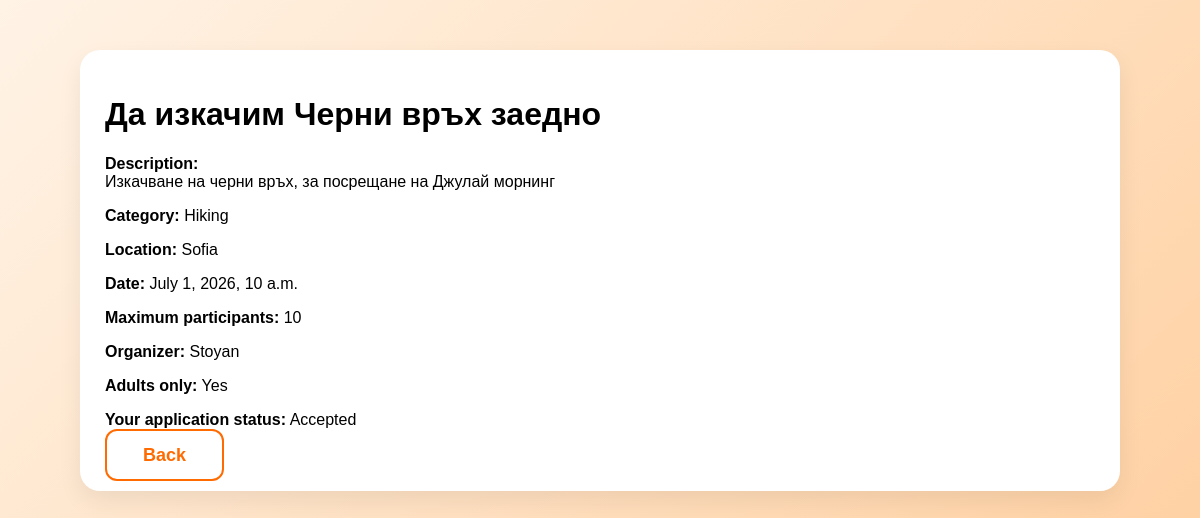
The app's page /events/1/ (signed in) with its own data.
### events/models.py (models this page shows, shortened)
class Event(models.Model):
    CATEGORY_CHOICES = [
        ("sport", "Sport"),
        ("party", "Party"),
        ("festival", "Festival"),
        ("hiking", "Hiking"),
        ("cinema", "Cinema"),
        ("concert", "Concert"),
        ("games", "Board Games"),
        ("other", "Other"),
    ]
    organizer = models.ForeignKey(
        User,
        on_delete=models.CASCADE,
        related_name="created_events"
    )
    title = models.CharField(max_length=100)
    description = models.TextField()
    category = models.CharField(
        max_length=50,
        choices=CATEGORY_CHOICES
    )
    location = models.CharField(max_length=150)
    date_time = models.DateTimeField()
    max_participants = models.PositiveIntegerField()
    is_adults_only = models.BooleanField(default=False)
    created_at = models.DateTimeField(auto_now_add=True)

### applications/models.py (models this page shows, shortened)
class Application(models.Model):
    STATUS_CHOICES = [
        ("pending", "Pending"),
        ("accepted", "Accepted"),
        ("rejected", "Rejected"),
    ]
    event = models.ForeignKey(
        Event,
        on_delete=models.CASCADE,
        related_name="applications"
    )
    applicant = models.ForeignKey(
        User,
        on_delete=models.CASCADE,
        related_name="event_applications"
    )
    status = models.CharField(
        max_length=20,
        choices=STATUS_CHOICES,
        default="pending"
    )
    created_at = models.DateTimeField(auto_now_add=True)
    class Meta:
        unique_together = ("event", "applicant")

### events/views.py (the view)
# urls.py: path("<int:event_id>/", views.event_details_view, name="event_details"),
def event_details_view(request, event_id):
    event = Event.objects.get(id=event_id)
    user_application = None
    if request.user.is_authenticated:
        user_application = Application.objects.filter(
            event=event,
            applicant=request.user
        ).first()
    return render(request, "events/event_details.html", {
        "event": event,
        "user_application": user_application,
    })

### events/templates/events/event_details.html (shortened to what this page needs)
{% extends "base.html" %}
{% block content %}
<div class="page-container">
    <div class="event-card">
        <h1>{{ event.title }}</h1>
        <p>
            <strong>Description:</strong><br>
            {{ event.description }}
        </p>
        <p>
            <strong>Category:</strong>
            {{ event.get_category_display }}
        </p>
        <p>
            <strong>Location:</strong>
            {{ event.location }}
        </p>
        <p>
            <strong>Date:</strong>
            {{ event.date_time }}
        </p>
        <p>
            <strong>Maximum participants:</strong>
            {{ event.max_participants }}
        </p>
        <p>
            <strong>Organizer:</strong>
            {{ event.organizer.username }}
        </p>
        <p>
            <strong>Adults only:</strong>
            {% if event.is_adults_only %}
                Yes
            {% else %}
                No
            {% endif %}
        </p>
        {% if request.user == event.organizer %}
            <p><strong>You are the organizer of this event.</strong></p>
        {% elif user_application %}
            <p><strong>Your application status:</strong> {{ user_application.get_status_display }}</p>
        {% else %}
            <a href="/applications/apply/{{ event.id }}/" class="btn btn-primary">
                Apply
            </a>
        {% endif %}
        <a href="/events/" class="btn btn-outline">
            Back
        </a>
    </div>
</div>
{% endblock %}

### accounts/static/css/style.css (style rules this page uses)
body { margin: 0; font-family: Arial, sans-serif; background: linear-gradient(135deg, #fff3e6, #ffd1a3); }
.btn { text-decoration: none; padding: 14px 36px; border-radius: 12px; font-size: 18px; font-weight: bold; }
.btn-outline { border: 2px solid #ff6b00; color: #ff6b00; }
.page-container { padding: 50px 80px; }
.event-card { background: white; padding: 25px; border-radius: 20px; box-shadow: 0 10px 25px rgba(0,0,0,0.07); }

### records on screen
Event: title "Да изкачим Черни връх заедно", description "Изкачване на черни връх, за посрещане на Джулай морнинг", category "Hiking", location "Sofia", date_time "July 1, 2026, 10 a.m.", max_participants "10", organizer.username "Stoyan"
Application: status "Accepted"
